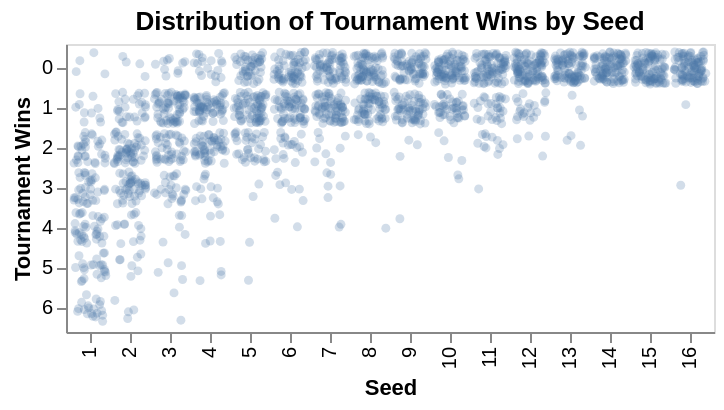

Notebook code for this chart:
### Code cell
jitter_plot = (
    alt.Chart(marchmadness).mark_circle(size=20, opacity=0.25).encode(
        x=alt.X('seed:N', title='Seed'),
        y=alt.Y('tourney_wins:N', title='Tournament Wins'),
        xOffset=alt.XOffset('jitterx:Q'),
        yOffset=alt.YOffset('jittery:Q')
    ).transform_calculate(
        # generate uniform jitter in range [-0.5, 0.5]
        jitterx='(random() - 0.5)',
        jittery='(random() - 0.5)'
    ).properties(
        title='Distribution of Tournament Wins by Seed'
    )
)

jitter_plot

### Figure 1 — Vega-Lite specification as saved in the notebook (floating-point values rounded to 4 significant figures; data arrays with more than 128 entries replaced by an {"elided": "..."} marker saying what was removed)
{"config": {"view": {"continuousWidth": 300, "continuousHeight": 300}}, "data": {"name": "data-c93e697b85bdd5ad9bddf57d1dadf1b3"}, "mark": {"type": "circle", "opacity": 0.25, "size": 20}, "encoding": {"x": {"field": "seed", "title": "Seed", "type": "nominal"}, "xOffset": {"field": "jitterx", "type": "quantitative"}, "y": {"field": "tourney_wins", "title": "Tournament Wins", "type": "nominal"}, "yOffset": {"field": "jittery", "type": "quantitative"}}, "title": "Distribution of Tournament Wins by Seed", "transform": [{"calculate": "(random() - 0.5)", "as": "jitterx"}, {"calculate": "(random() - 0.5)", "as": "jittery"}], "$schema": "https://vega.github.io/schema/vega-lite/v5.20.1.json", "datasets": {"data-c93e697b85bdd5ad9bddf57d1dadf1b3": {"elided": "2084 records"}}}
